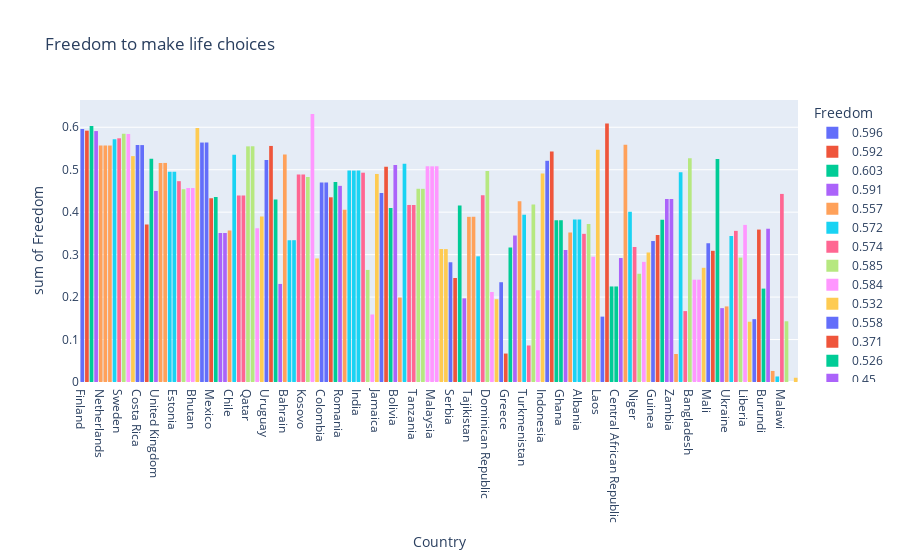

The cell this chart's notebook holds for it:
### Code cell
# 'Freedom to make life choices'
fig = px.histogram(filtered_df,x='Country',y='Freedom',color='Freedom',
                   title='Freedom to make life choices',)
fig.show()
